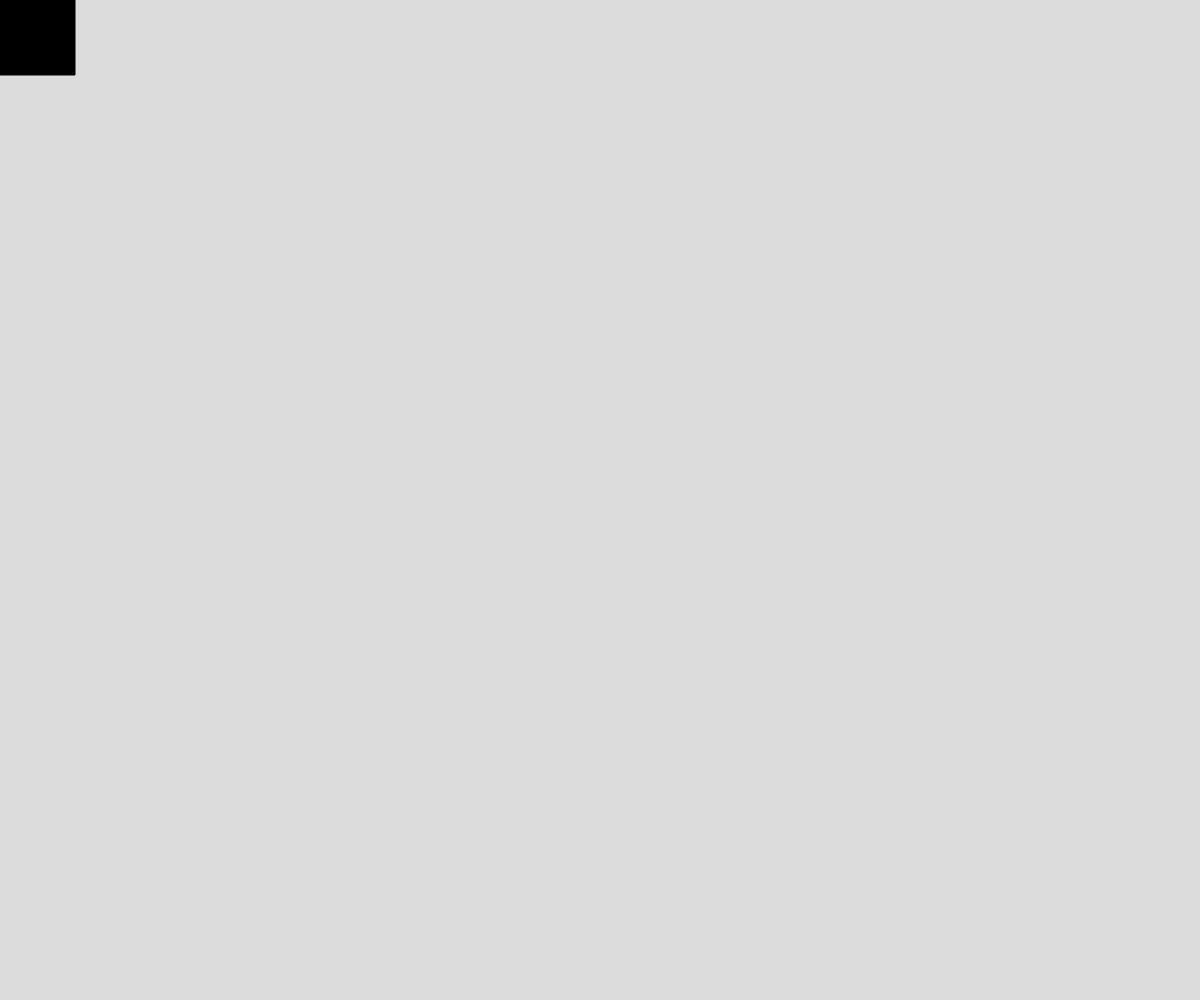
Frame 1 (no input)
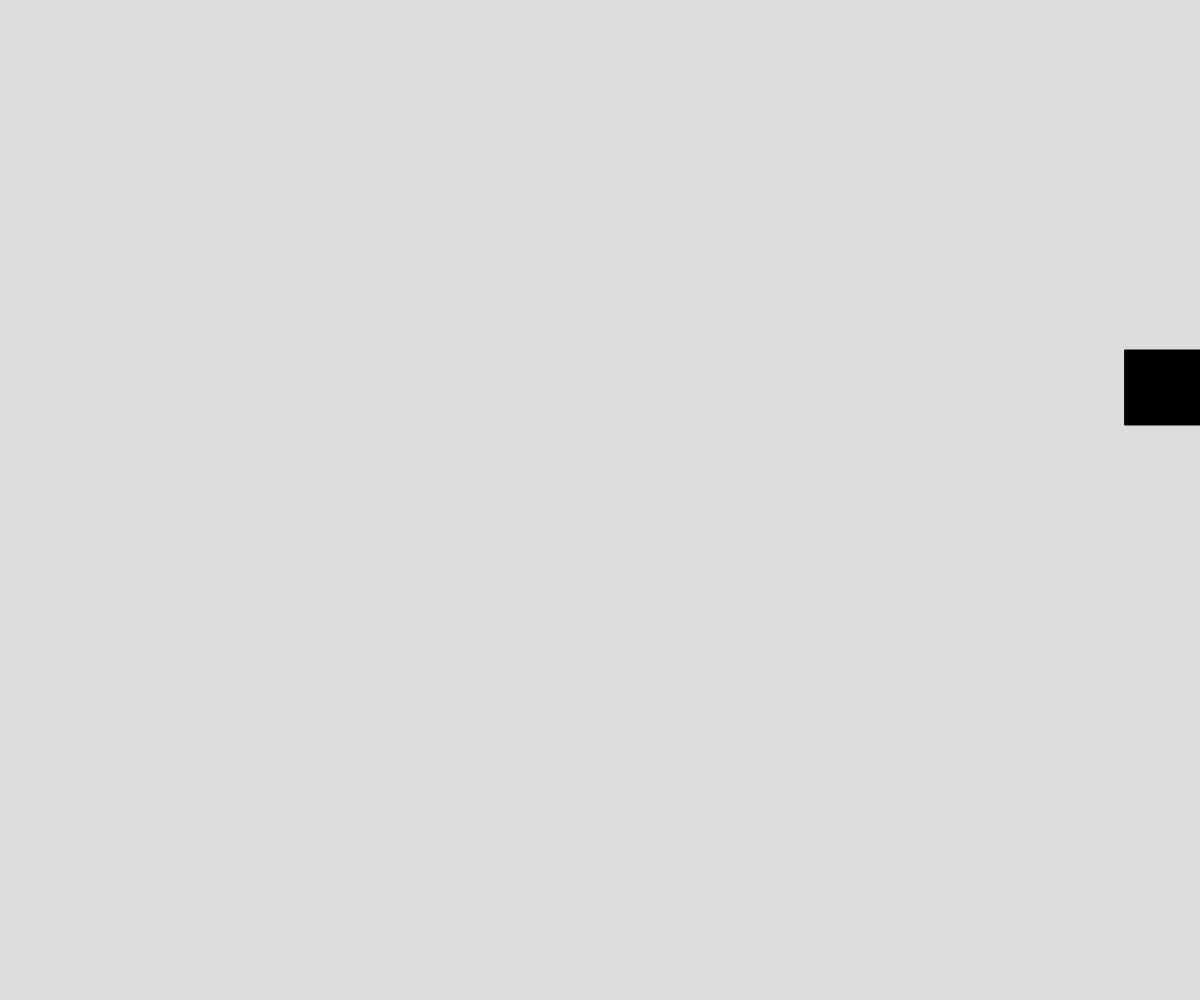
Frame 60 (no input)
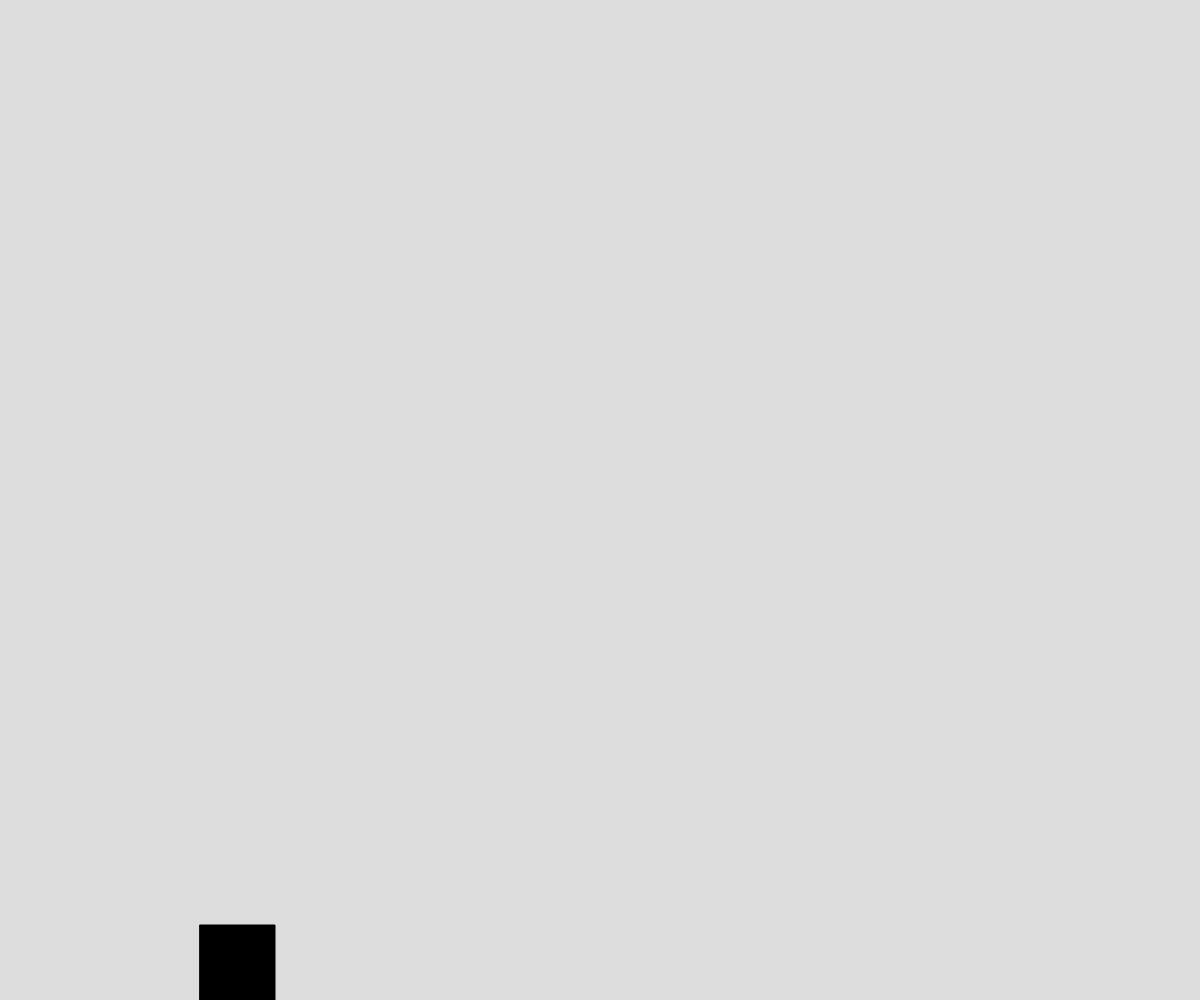
Frame 120 (the mouse pressed at the canvas centre since frame 60)

The p5.js sketch that drew these frames (run headless with seeded random() and noise() and a simulated clock; from frame 60 on, the mouse is pressed at the canvas centre):

// p5.js sketch
// ── sketch.js
// Project Title
// Your Name
// Date
//
// Extra for Experts:
// - describe what you did to take this project "above and beyond"


let x = 0;
let y = 0;
let sped = 25;
let dx = sped;
let dy = 0;
let SquareSize = 75;

function setup() {
  createCanvas(windowWidth, windowHeight);
}

function draw() {
  background(220);
  fill("black")
  square(x, y, 75);
  x += dx;
  y += dy;
  //go down at right wall
  if (x >= width - SquareSize && y <= 0) {
    dx -= sped;
    dy += sped;
  }
  //go left ar bottom wall
  if (x >= width - SquareSize && y >= height - SquareSize) {
    dx -= sped;
    dy -= sped;
  }
  //go up at left wall
  if (x <= 0 && y >= height - SquareSize) {
    dx += sped;
    dy -= sped;
  }
  //go right at top wall
  if (x <= 0 && y <= 0) {
    dx += sped;
    dy += sped;
  }
}
